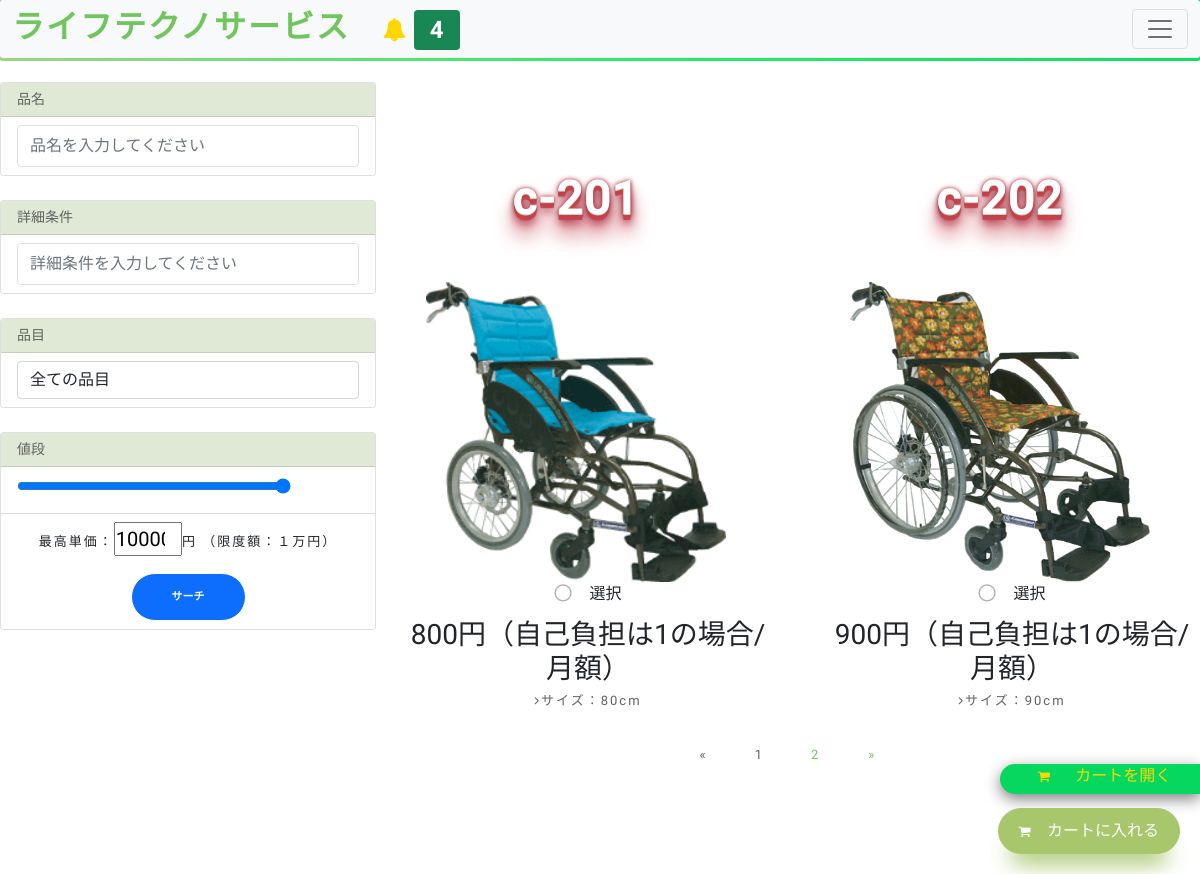
/order/ (signed in), run on the app's committed database.
### customer/models.py (models this page shows, shortened)
class MenuItem(models.Model):
    name = models.CharField(max_length=100)
    description = models.TextField()
    image = models.ImageField(upload_to='menu_images/', blank=True)
    price = models.IntegerField()
    category = models.ManyToManyField('Category', related_name='item')
    quantity = models.IntegerField(default=0)

### customer/views.py (the view, shortened to what this page needs)
# urls.py: path('', Order.as_view(), name='order'),
class Order(View):
    def get(self, request, *args, **kwargs):
        items_list = MenuItem.objects.all()
        categories = Category.objects.all()
        if request.user.is_authenticated:
            if OrderItem.objects.filter(user=request.user, ordered=False):
                order_item = OrderItem.objects.filter(
                    user=request.user, ordered=False)
            else:
                order_item = None
        else:
            order_item = None
        name = request.GET.get('name')
        detail = request.GET.get('detail')
        category = request.GET.get('category')
        maxPrice = request.GET.get('maxPrice')
        if name != ' ' and name is not None:
            items_list = items_list.filter(name__icontains=name)
        if detail != ' ' and detail is not None:
            items_list = items_list.filter(description__icontains=detail)
        if maxPrice != ' ' and maxPrice is not None:
            items_list = items_list.filter(price__range=(0, maxPrice))
        if category != ' ' and category is not None and category != '全ての品目':
            items_list = items_list.filter(category__name__icontains=category)
        price = 0
        if request.user.is_authenticated:
            if OrderItem.objects.filter(user=request.user, ordered=False):
                for item in order_item:
                    price += item.get_total_item_price
        page = request.GET.get('page', 1)
        paginator = Paginator(items_list, 2)
        items = paginator.page(page)
        context = {
            'order_item': order_item,
            'price': price,
            'items': items,
            'categories': categories
        }
        return render(request, 'customer/order.html', context)

### customer/models.py (called while the page is built)
    def __str__(self):
        return self.name

### home/templatetags/custom_tags.py (called while the page is built)
@register.inclusion_tag('show_notifications.html', takes_context=True)
def show_notifications(context):
    request_user = context['request'].user
    notifications = Notification.objects.filter(to_user=request_user).exclude(user_has_seen=True).order_by('-date')
    return {'notifications': notifications}

### customer/templates/customer/order.html (shortened to what this page needs)
{% extends 'base.html' %}
{% load static %}
{% block content %}
<br>
<div id="slideOut" style="z-index: 2;">
  <div class="slideOutTab">
  <div class="p-10" ><i style="width:30px;" class="fa fa-shopping-cart" aria-hidden="true"></i>&emsp;カートを開く</div>
  </div>
</div>
<div class="container d-lg-flex">
  <div class="row" style="min-width:400px">
    <form method="GET">
        <div class="card mb-4">
            <h5 class="card-header" style="background-color: #E0E9D6;">品名</h5>
            <div class="list-group list-group-flush">
                <li class="list-group-item">
                    <div class="form-group">
                        <input class="form-control py-2 border-right-0 border" type="search" name="name" placeholder="品名を入力してください">
                    </div>
                </li>
            </div>
        </div>
        <div class="card mb-4">
            <h5 class="card-header" style="background-color: #E0E9D6;">詳細条件</h5>
            <div class="list-group list-group-flush">
                <li class="list-group-item">
                    <div class="form-group">
                        <input class="form-control py-2 border-right-0 border" type="search" name="detail" placeholder="詳細条件を入力してください">
                    </div>
                </li>
            </div>
        </div>
        <div class="card mb-4">
            <h5 class="card-header" style="background-color: #E0E9D6;">品目</h5>
            <div class="list-group list-group-flush">
                <li class="list-group-item">
                    <div class="form-group">
                        <select name="category" id="category" class="form-control">
                            <option selected>全ての品目</option>
                        </select>
                    </div>
                </li>
            </div>
        </div>
        <div class="card mb-4">
            <h5 class="card-header" style="background-color: #E0E9D6;">値段</h5>
            <div class="list-group list-group-flush">
                <li class="list-group-item">
                    <input type="range" value="10000"　id="rangeInput" oninput="maxPrice.value=this.value"　min="0" max="10000" style="width:80%">
                </li>
                <li class="list-group-item text-center">
                    最高単価：<input type="number" value="10000" style="width:20%; font-size:20px;" onkeyup="rangeInput.value=this.value" id="maxPrice" name="maxPrice" min="0" max="10000">円
                    （限度額：１万円）
                    <button id="priceFilterBtn" class="btn btn-primary btn-sm mt-3">サーチ</button>
                </li>
            </div>
        </div>
    </form>
  </div>
  <section id="about-us" class="about-us padd-section" style="width:100%;">
      {% if items %}
      <form method="POST">
          <div class="row d-flexflex-wrap" data-aos="fade-up">
          {% for item in items %}
          {% if item.quantity > 0 %}
            <div class="col-xxl-3 col-lg-6 col-md-12 text-center">
              <div class="hit-the-floor pb-5">{{ item.name }}</div>
              {% if item.image %}<img class="rounded center-block" src="{{ item.image.url }}" style="width:300px; height:300px;">{% endif %}
              <div class="form-group form-check" data-aos="fade-left">
                  <label class="checkbox-wrap form-check-label" id="onetarget">選択
                  </label>
                  <h3>{{ item.price }}円（自己負担は1の場合/月額）</h3>
                  <ul class="list-unstyled">
                      <li><i class="fa fa-angle-right"></i>{{ item.description }}</li>
                  </ul>
              </div>
            </div>
          {% endif %}
          {% endfor %}
          </div>
          {% if user.is_authenticated %}
          <button type="submit" id="one" class="floating-btn"><i class="fa fa-shopping-cart" aria-hidden="true"></i>&emsp;カートに入れる</button>
          {% else %}
          <a href="{% url 'login' %}" class="floating-btn">ログインして予約</a>
          {% endif %}
      </form>
      {% endif %}
      {% if items.has_other_pages %}
  <ul class="pagination justify-content-center">
      {% if items.has_previous %}
      <li class="m-2"><a class="p-3" href="?page={{ items.previous_page_number }}">&laquo;</a></li>
      {% else %}
      <li class="m-2 disabled"><span class="p-3">&laquo;</span></li>
      {% endif %}
      {% for i in items.paginator.page_range %}
      {% if items.number == i %}
      <li class="m-2 active"><span class="p-3">{{ i }} <span class="sr-only">(current)</span></span></li>
      {% else %}
      <li class="m-2"><a class="p-3" href="?page={{ i }}">{{ i }}</a></li>
      {% endif %}
      {% endfor %}
      {% if items.has_next %}
      <li class="m-2"><a class="p-3" href="?page={{ items.next_page_number }}">&raquo;</a></li>
      {% else %}
      <li class="m-2 disabled"><span>&raquo;</span></li>
      {% endif %}
  </ul>
  {% endif %}
  </section>
</div>
{% endblock content %}

### home/static/style.css (style rules this page uses)
.hit-the-floor { color: white; font-size: 3em; font-weight: bold; text-shadow: 0 1px 0 #ccc, 0 2px 0 rgb(197,66,55), 0 3px 0 rgb(197,66,66), 0 4px 0 rgb(197,66,77), 0 5px 0 rgb(197,66,82), 0 6px 1px rgb(197,66,82), 0 0 5px rgb(197,66,82), 0 1px 3px rgb(197,66,92), 0 3px 5px rgba(0,0,0,.2), 0 5px 10px rgba(0,0,0,.25), 0 10px 10px rgb(197,67,82), 0 20px 20px rgb(197,68,82); }
.hit-the-floor { text-align: center; }
body { background-color: #fff; font-family: "Kosugi Maru", sans-serif; }
h1, h2, h3, h4, h5, h6 { margin: 0; }
h5 { color: #626262; font-size: 14px; font-weight: 500; }
a { letter-spacing: 2px; text-decoration: none; color: #71c55d; }
ul { letter-spacing: 1px; }
li { color: #626262; font-size: 13px; font-weight: 400; letter-spacing: 2px; line-height: 30px; text-transform: capitalize; }
span { letter-spacing: 1px; }
.btn { border: 1px solid #fff; border-radius: 50px; color: #fff; font-size: 11px; font-weight: 600; padding: 15px 40px; text-transform: uppercase; transition: all 0.5s ease-in-out 0s; }
.fa { font-size: 13px; }
section { overflow: hidden; }
.padd-section { padding-bottom: 80px; padding-top: 80px; }
#about-us img { max-width: 100%; }

### home/templates/base.html (style rules this page uses)
*, html, body { margin:0; padding:0; font-family: 'Kosugi Maru', sans-serif; }

### data on the page
MenuItem: name "c-201", image (picture), price "800", description "サイズ：80cm"
MenuItem: name "c-202", image (picture), price "900", description "サイズ：90cm"

### other printed values
{{ notifications.count }} "4"
{{ i }} "1"
{{ i }} "2"
